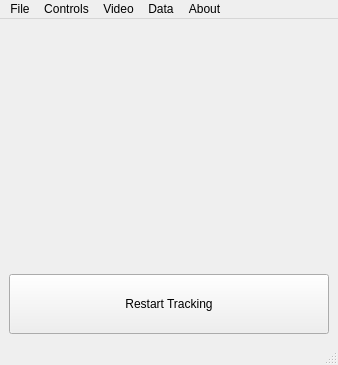
<?xml version="1.0" encoding="UTF-8"?>
<ui version="4.0">
 <class>UICMainWindow</class>
 <widget class="QMainWindow" name="UICMainWindow">
  <property name="geometry">
   <rect>
    <x>0</x>
    <y>0</y>
    <width>338</width>
    <height>364</height>
   </rect>
  </property>
  <property name="windowTitle">
   <string>TestAppImagePush</string>
  </property>
  <widget class="QWidget" name="centralwidget">
   <layout class="QVBoxLayout" name="verticalLayout">
    <item>
     <widget class="QFrame" name="_video_display_frame">
      <property name="minimumSize">
       <size>
        <width>320</width>
        <height>240</height>
       </size>
      </property>
      <property name="sizeIncrement">
       <size>
        <width>0</width>
        <height>0</height>
       </size>
      </property>
      <property name="baseSize">
       <size>
        <width>320</width>
        <height>240</height>
       </size>
      </property>
      <property name="frameShape">
       <enum>QFrame::NoFrame</enum>
      </property>
      <property name="frameShadow">
       <enum>QFrame::Plain</enum>
      </property>
      <property name="lineWidth">
       <number>0</number>
      </property>
     </widget>
    </item>
    <item>
     <widget class="QPushButton" name="_restart_button">
      <property name="minimumSize">
       <size>
        <width>0</width>
        <height>60</height>
       </size>
      </property>
      <property name="text">
       <string>Restart Tracking</string>
      </property>
     </widget>
    </item>
   </layout>
  </widget>
  <widget class="QMenuBar" name="menubar">
   <property name="geometry">
    <rect>
     <x>0</x>
     <y>0</y>
     <width>338</width>
     <height>21</height>
    </rect>
   </property>
   <widget class="QMenu" name="menuControls">
    <property name="title">
     <string>Controls</string>
    </property>
    <addaction name="actionEngine"/>
    <addaction name="actionCamera"/>
    <addaction name="actionNetwork"/>
   </widget>
   <widget class="QMenu" name="menuView">
    <property name="title">
     <string>Data</string>
    </property>
    <addaction name="actionHeadPose"/>
   </widget>
   <widget class="QMenu" name="menuDisplay">
    <property name="title">
     <string>Video</string>
    </property>
    <addaction name="actionOptions"/>
    <addaction name="actionRecording"/>
   </widget>
   <widget class="QMenu" name="menuAbout">
    <property name="title">
     <string>About</string>
    </property>
    <addaction name="actionAbout"/>
   </widget>
   <widget class="QMenu" name="menuFile">
    <property name="title">
     <string>File</string>
    </property>
    <addaction name="actionLog"/>
    <addaction name="actionQuit"/>
   </widget>
   <addaction name="menuFile"/>
   <addaction name="menuControls"/>
   <addaction name="menuDisplay"/>
   <addaction name="menuView"/>
   <addaction name="menuAbout"/>
  </widget>
  <widget class="QStatusBar" name="_status_bar"/>
  <action name="actionHeadPose">
   <property name="text">
    <string>Head-Pose...</string>
   </property>
  </action>
  <action name="actionEngine">
   <property name="text">
    <string>Engine...</string>
   </property>
  </action>
  <action name="actionCamera">
   <property name="text">
    <string>Camera...</string>
   </property>
  </action>
  <action name="actionOptions">
   <property name="text">
    <string>Options...</string>
   </property>
  </action>
  <action name="actionRecording">
   <property name="text">
    <string>Recording...</string>
   </property>
  </action>
  <action name="actionNetwork">
   <property name="text">
    <string>Network...</string>
   </property>
  </action>
  <action name="actionQuit">
   <property name="text">
    <string>Quit</string>
   </property>
  </action>
  <action name="actionAbout">
   <property name="text">
    <string>About TestAppImagePush...</string>
   </property>
  </action>
  <action name="actionLog">
   <property name="text">
    <string>Show Log...</string>
   </property>
  </action>
 </widget>
 <resources>
  <include location="resources.qrc"/>
 </resources>
 <connections>
  <connection>
   <sender>_restart_button</sender>
   <signal>clicked()</signal>
   <receiver>UICMainWindow</receiver>
   <slot>restartButtonClicked()</slot>
   <hints>
    <hint type="sourcelabel">
     <x>303</x>
     <y>319</y>
    </hint>
    <hint type="destinationlabel">
     <x>333</x>
     <y>317</y>
    </hint>
   </hints>
  </connection>
  <connection>
   <sender>actionAbout</sender>
   <signal>triggered()</signal>
   <receiver>UICMainWindow</receiver>
   <slot>actionAboutTriggered()</slot>
   <hints>
    <hint type="sourcelabel">
     <x>-1</x>
     <y>-1</y>
    </hint>
    <hint type="destinationlabel">
     <x>168</x>
     <y>181</y>
    </hint>
   </hints>
  </connection>
  <connection>
   <sender>actionCamera</sender>
   <signal>triggered()</signal>
   <receiver>UICMainWindow</receiver>
   <slot>actionCameraTriggered()</slot>
   <hints>
    <hint type="sourcelabel">
     <x>-1</x>
     <y>-1</y>
    </hint>
    <hint type="destinationlabel">
     <x>168</x>
     <y>181</y>
    </hint>
   </hints>
  </connection>
  <connection>
   <sender>actionEngine</sender>
   <signal>triggered()</signal>
   <receiver>UICMainWindow</receiver>
   <slot>actionEngineTriggered()</slot>
   <hints>
    <hint type="sourcelabel">
     <x>-1</x>
     <y>-1</y>
    </hint>
    <hint type="destinationlabel">
     <x>168</x>
     <y>181</y>
    </hint>
   </hints>
  </connection>
  <connection>
   <sender>actionHeadPose</sender>
   <signal>triggered()</signal>
   <receiver>UICMainWindow</receiver>
   <slot>actionHeadPoseTriggered()</slot>
   <hints>
    <hint type="sourcelabel">
     <x>-1</x>
     <y>-1</y>
    </hint>
    <hint type="destinationlabel">
     <x>168</x>
     <y>181</y>
    </hint>
   </hints>
  </connection>
  <connection>
   <sender>actionLog</sender>
   <signal>triggered()</signal>
   <receiver>UICMainWindow</receiver>
   <slot>actionLogTriggered()</slot>
   <hints>
    <hint type="sourcelabel">
     <x>-1</x>
     <y>-1</y>
    </hint>
    <hint type="destinationlabel">
     <x>168</x>
     <y>181</y>
    </hint>
   </hints>
  </connection>
  <connection>
   <sender>actionNetwork</sender>
   <signal>triggered()</signal>
   <receiver>UICMainWindow</receiver>
   <slot>actionNetworkTriggered()</slot>
   <hints>
    <hint type="sourcelabel">
     <x>-1</x>
     <y>-1</y>
    </hint>
    <hint type="destinationlabel">
     <x>168</x>
     <y>181</y>
    </hint>
   </hints>
  </connection>
  <connection>
   <sender>actionOptions</sender>
   <signal>triggered()</signal>
   <receiver>UICMainWindow</receiver>
   <slot>actionOptionsTriggered()</slot>
   <hints>
    <hint type="sourcelabel">
     <x>-1</x>
     <y>-1</y>
    </hint>
    <hint type="destinationlabel">
     <x>168</x>
     <y>181</y>
    </hint>
   </hints>
  </connection>
  <connection>
   <sender>actionRecording</sender>
   <signal>triggered()</signal>
   <receiver>UICMainWindow</receiver>
   <slot>actionRecordingTriggered()</slot>
   <hints>
    <hint type="sourcelabel">
     <x>-1</x>
     <y>-1</y>
    </hint>
    <hint type="destinationlabel">
     <x>168</x>
     <y>181</y>
    </hint>
   </hints>
  </connection>
  <connection>
   <sender>actionQuit</sender>
   <signal>triggered()</signal>
   <receiver>UICMainWindow</receiver>
   <slot>close()</slot>
   <hints>
    <hint type="sourcelabel">
     <x>-1</x>
     <y>-1</y>
    </hint>
    <hint type="destinationlabel">
     <x>168</x>
     <y>181</y>
    </hint>
   </hints>
  </connection>
 </connections>
 <slots>
  <slot>restartButtonClicked()</slot>
  <slot>actionAboutTriggered()</slot>
  <slot>actionCameraTriggered()</slot>
  <slot>actionHeadPoseTriggered()</slot>
  <slot>actionEngineTriggered()</slot>
  <slot>actionOptionsTriggered()</slot>
  <slot>actionRecordingTriggered()</slot>
  <slot>actionNetworkTriggered()</slot>
  <slot>actionLogTriggered()</slot>
 </slots>
</ui>
